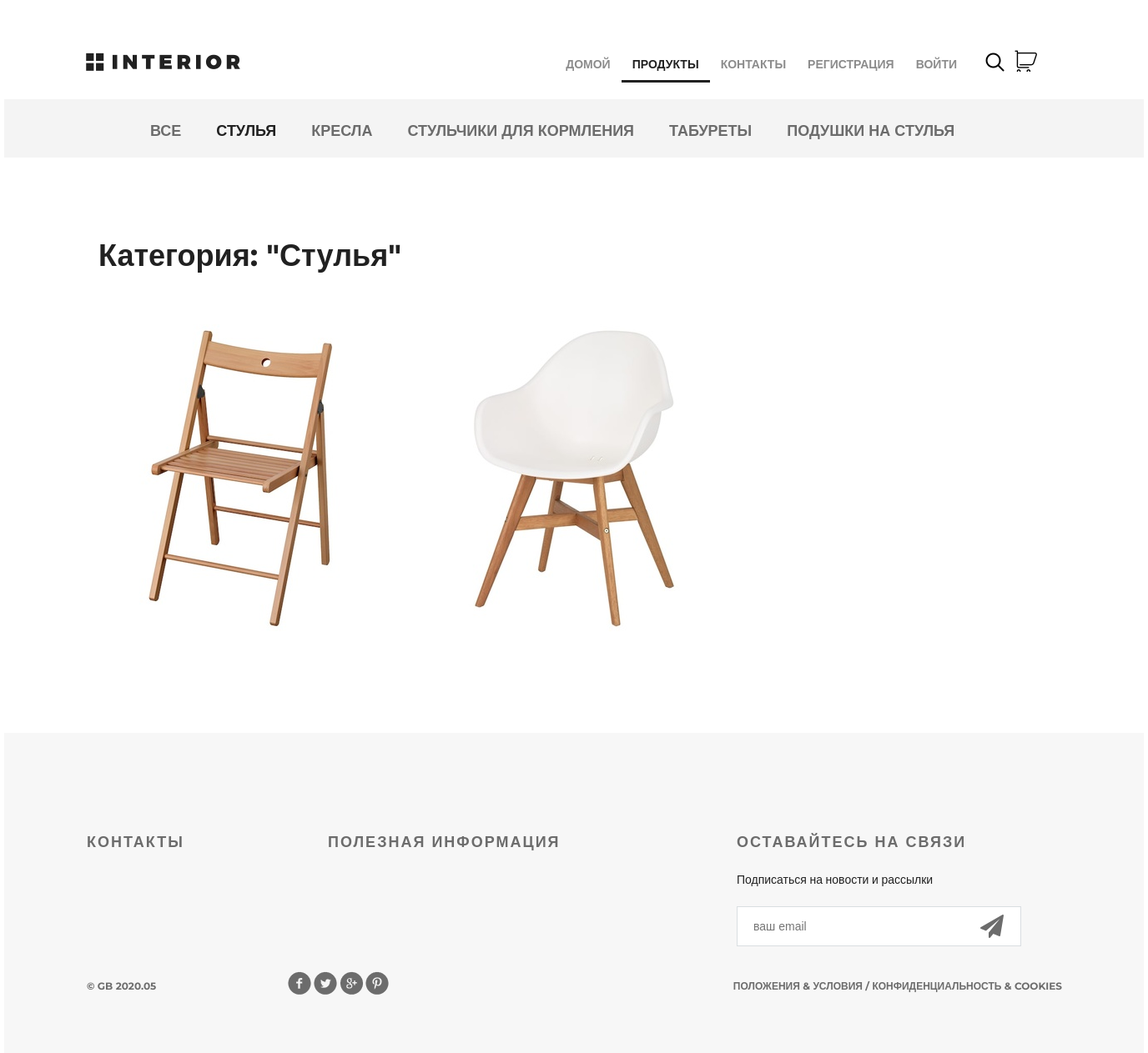
Page /products/category/1/ on the committed database.
### mainapp/models.py (models this page shows, shortened)
class ProductCategory(models.Model):
    name = models.CharField(verbose_name='имя', max_length=64, unique=True)
    description = models.TextField(verbose_name='описание', blank=True)

class Product(models.Model):
    category = models.ForeignKey(ProductCategory, on_delete=models.CASCADE)
    name = models.CharField(verbose_name='имя продукта', max_length=128)
    image = models.ImageField(upload_to='product_img', blank=True)
    description = models.TextField(verbose_name='описание продукта', blank=True)
    price = models.DecimalField(verbose_name='цена продукта', max_digits=8, decimal_places=2, default=0)
    quantity = models.PositiveIntegerField(verbose_name='кол-во на складе', default=0)

### mainapp/views.py (the view, shortened to what this page needs)
# urls.py: path('', mainapp.products, name='index'),
def products(request, pk=None):
    title = "Продукты"
    links_menu = ProductCategory.objects.all()
    basket = get_basket(request.user)
    if request.user.is_authenticated:
        basket = Basket.objects.filter(user=request.user)
    if pk is not None:
        if pk == 0:
            products = Product.objects.all().order_by("price")
            category = {"name": "все"}
        else:
            category = get_object_or_404(ProductCategory, pk=pk)
            products = Product.objects.filter(category__pk=pk).order_by("price")
        content = {
            "title": title,
            "links_menu": links_menu,
            "category": category,
            "products": products,
            "basket": basket,
        }
        return render(request, "mainapp/products_list.html", content)

### mainapp/views.py (called while the page is built)
def get_basket(user):
    if user.is_authenticated:
        return Basket.objects.filter(user=user)
    else:
        return []

### mainapp/templates/mainapp/products_list.html (shortened to what this page needs)
{% extends "mainapp/products.html" %}
{% load static %}
{% block menu %}
<body>
	<div class="container">
		<div class="hero-white">
			<div class="header clearfix">
				{% include 'mainapp/includes/inc_menu.html' %}
			</div>
		</div>
	</div>
{% endblock menu %}
{% block content %}
    <div class="details">
        {% include 'mainapp/includes/inc_categories_menu.html' %}
    </div>
    <div class="related">
        <div class="title clearfix">
            <h2> Категория: "{{ category.name|title }}" </h2>
        </div>
        <div class="related-products clearfix">
            {% for prod in products %}
            <div class="block">
                <a href="{% url 'products:product' prod.pk %}">
                    <img src="/media/{{ prod.image }}" alt="product">
                </a>
            </div>
            {% endfor %}
        </div>
    </div>
    <div class="clr"></div>
{% endblock content%}

### mainapp/templates/mainapp/includes/inc_categories_menu.html (shortened to what this page needs)
<div class="links clearfix">
    <ul class="links-menu">
        <li>
            <a href="{% url 'products:category' 0 %}"
               class="">
                все
            </a>
        </li>
        {% for link in links_menu %}
            <li>
            <a href="{% url 'products:category' link.pk %}"
                class="{% if request.resolver_match.kwargs.pk|add:'0' == link.pk %}
                      active
                 {% endif %}">
                {{ link.name }}
            </a>
            </li>
        {% endfor %}
    </ul>
</div>

### static/css/style.css (style rules this page uses)
* { margin: 0; padding: 0; }
body { font-family: 'Montserrat', sans-serif; }
html, body { height: 100%; }
.clr { height: 384px; }
.container { width: 1366px; margin: 0 auto; min-height: 100%; }
.clearfix:after { content: ""; display: block; clear: both; }
.title { height: 152px; margin-right: 15px; }
.title h2 { float: left; margin-top: 118px; color: #212121; font-size: 36px; font-weight: 700; text-align: left; margin-left: 15px; }
.hero-white { background-color: #fff; height: 119px; padding-left: 98px; padding-right: 211px; position: relative; }
.links { height: 70px; background-color: #f4f4f4; position: relative; padding-left: 175px; }
.links-menu { margin: 27px auto 0px; position: absolute; }
.links-menu li { float: left; list-style-type: none; padding-right: 42px; }
.links-menu li a { text-decoration: none; color: #6c6c6c; font-size: 18px; font-weight: 700; text-transform: uppercase; }
.links-menu .active { color: #212121; font-size: 18px; font-weight: 700; }
.related { padding: 0px 98px; }
.related .title { height: 200px; margin-right: 0; }
.related .title h2 { margin-top: 95px; }
.related-products { margin-bottom: 120px; }
.related-products .block a img { float: left; }
.related-products .block { float: left; margin-right: 30px; display: block; height: 370px; width: 370px; position: relative; }

### rows in the picture
ProductCategory: name "СТУЛЬЯ", name "Стулья"
ProductCategory: name "КРЕСЛА"
ProductCategory: name "СТУЛЬЧИКИ ДЛЯ КОРМЛЕНИЯ"
ProductCategory: name "ТАБУРЕТЫ"
ProductCategory: name "ПОДУШКИ НА СТУЛЬЯ"
Product: image (picture)
Product: image (picture)
